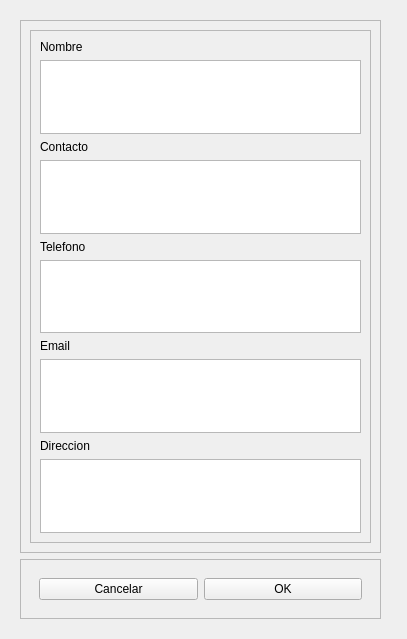
<?xml version="1.0" encoding="UTF-8"?>
<ui version="4.0">
 <class>providerAdd</class>
 <widget class="QWidget" name="providerAdd">
  <property name="geometry">
   <rect>
    <x>0</x>
    <y>0</y>
    <width>407</width>
    <height>639</height>
   </rect>
  </property>
  <property name="windowTitle">
   <string>Form</string>
  </property>
  <layout class="QHBoxLayout" name="horizontalLayout_2">
   <item>
    <widget class="QWidget" name="widget" native="true">
     <layout class="QVBoxLayout" name="verticalLayout_4">
      <item>
       <widget class="QFrame" name="frame_2">
        <property name="frameShape">
         <enum>QFrame::StyledPanel</enum>
        </property>
        <property name="frameShadow">
         <enum>QFrame::Raised</enum>
        </property>
        <layout class="QVBoxLayout" name="verticalLayout_3">
         <item>
          <widget class="QFrame" name="frame_4">
           <property name="frameShape">
            <enum>QFrame::StyledPanel</enum>
           </property>
           <property name="frameShadow">
            <enum>QFrame::Raised</enum>
           </property>
           <layout class="QVBoxLayout" name="verticalLayout_2">
            <item>
             <widget class="QLabel" name="label">
              <property name="text">
               <string>Nombre</string>
              </property>
             </widget>
            </item>
            <item>
             <widget class="QPlainTextEdit" name="textName"/>
            </item>
            <item>
             <widget class="QLabel" name="label_2">
              <property name="text">
               <string>Contacto</string>
              </property>
             </widget>
            </item>
            <item>
             <widget class="QPlainTextEdit" name="textContact"/>
            </item>
            <item>
             <widget class="QLabel" name="label_3">
              <property name="text">
               <string>Telefono</string>
              </property>
             </widget>
            </item>
            <item>
             <widget class="QPlainTextEdit" name="textPhone"/>
            </item>
            <item>
             <widget class="QLabel" name="label_4">
              <property name="text">
               <string>Email</string>
              </property>
             </widget>
            </item>
            <item>
             <widget class="QPlainTextEdit" name="textEmail"/>
            </item>
            <item>
             <widget class="QLabel" name="label_5">
              <property name="text">
               <string>Direccion</string>
              </property>
             </widget>
            </item>
            <item>
             <widget class="QPlainTextEdit" name="textAddres"/>
            </item>
           </layout>
          </widget>
         </item>
        </layout>
       </widget>
      </item>
      <item>
       <widget class="QFrame" name="frame">
        <property name="frameShape">
         <enum>QFrame::StyledPanel</enum>
        </property>
        <property name="frameShadow">
         <enum>QFrame::Raised</enum>
        </property>
        <layout class="QVBoxLayout" name="verticalLayout">
         <item>
          <widget class="QWidget" name="widget_2" native="true">
           <layout class="QHBoxLayout" name="horizontalLayout">
            <item>
             <widget class="QPushButton" name="btnCancel">
              <property name="text">
               <string>Cancelar</string>
              </property>
             </widget>
            </item>
            <item>
             <widget class="QPushButton" name="btnOk">
              <property name="text">
               <string>OK</string>
              </property>
             </widget>
            </item>
           </layout>
          </widget>
         </item>
        </layout>
       </widget>
      </item>
     </layout>
    </widget>
   </item>
   <item>
    <widget class="QFrame" name="frame_3">
     <property name="frameShape">
      <enum>QFrame::StyledPanel</enum>
     </property>
     <property name="frameShadow">
      <enum>QFrame::Raised</enum>
     </property>
    </widget>
   </item>
  </layout>
 </widget>
 <resources/>
 <connections/>
</ui>
